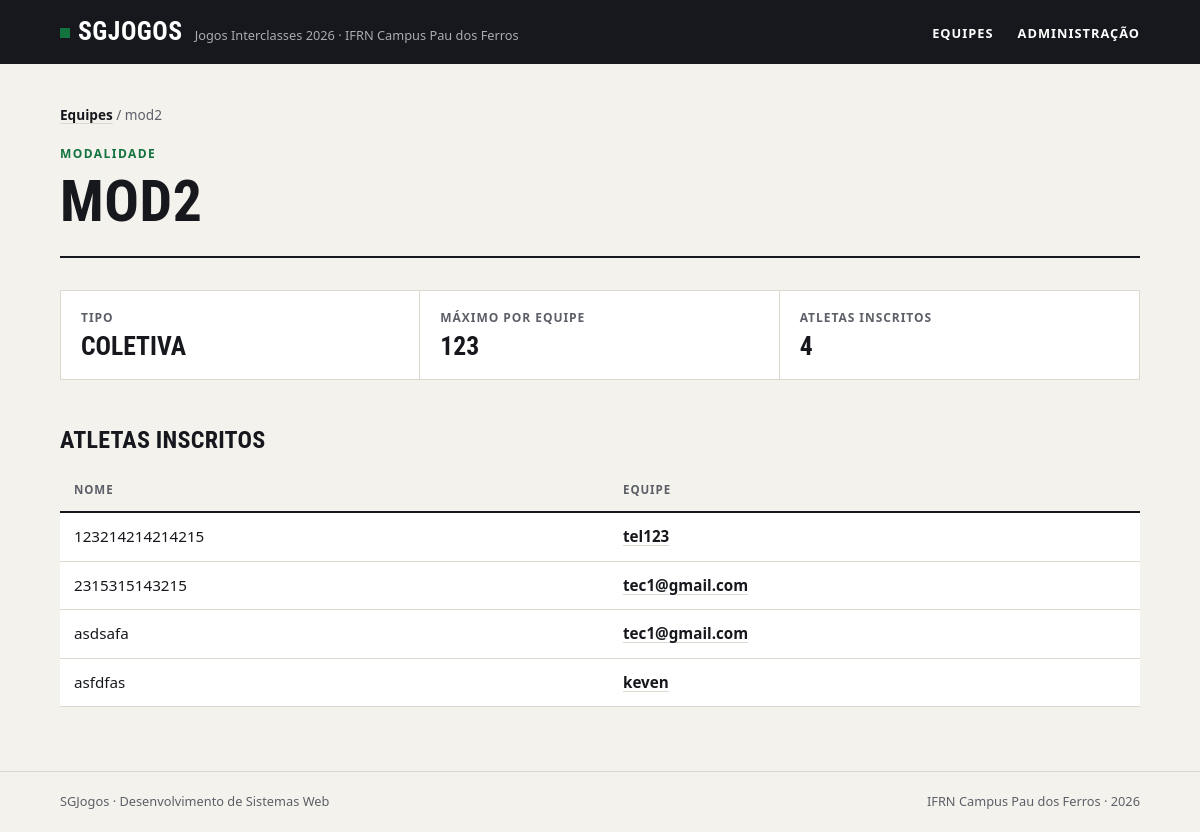
The app's page /modalidades/2 with its own data.
### jogos/models.py (models this page shows, shortened)
class Modalidade(models.Model):
    nome = models.CharField(max_length=50, unique=True)
    modalidade_tipo = {
        "COLETIVA": "Coletiva",
        "INDIVIDUAL": "Individual"
    }
    tipo = models.CharField(
        max_length=30,
        choices=modalidade_tipo,
        default=modalidade_tipo["COLETIVA"]
    )
    max_atletas = models.PositiveIntegerField()
    class Meta:
         verbose_name = "modalidade"
         verbose_name_plural = "modalidades"
         ordering = ["nome"]

class Atleta(models.Model):
    nome = models.CharField(max_length=50)
    matricula = models.CharField(max_length=50, unique=True)
    data_nascimento = models.DateField()
    equipe = models.ForeignKey(Equipe, on_delete=models.PROTECT, related_name="atletas")
    modalidade = models.ManyToManyField(Modalidade, related_name="atletas")
    class Meta:
        verbose_name = "atleta"
        verbose_name_plural = "atletas"
        ordering = ["nome"]

class Equipe(models.Model):
    nome = models.CharField(max_length=50, unique=True)
    curso = models.CharField(max_length=50)
    cor = models.CharField(max_length=50)
    criado_em = models.DateTimeField(auto_created=True)
    class Meta:
        verbose_name = "equipe"
        verbose_name_plural = "equipes"
        ordering = ["nome"]

### jogos/views.py (the view)
# urls.py: path("modalidades/<int:id>", modalidade, name="modalidade")
def modalidade(req, id):
    modalidade_obj = get_object_or_404(Modalidade, id=id)
    return render(req, "jogos/modalidade.html", {"modalidade": modalidade_obj})

### jogos/templates/jogos/modalidade.html (shortened to what this page needs)
{% extends "jogos/base.html" %}
{% block main %}
        <nav class="trilha"><a href="{% url 'jogos:index' %}">Equipes</a> / {{modalidade.nome}}</nav>
        <header class="topo">
            <span class="sobretitulo">Modalidade</span>
            <h1>{{modalidade.nome}}</h1>
        </header>
        <dl class="numeros">
            <div>
                <dt>Tipo</dt>
                <dd>{{modalidade.tipo}}</dd>
            </div>
            <div>
                <dt>Máximo por equipe</dt>
                <dd>{{modalidade.max_atletas}}</dd>
            </div>
            <div>
                <dt>Atletas inscritos</dt>
                <dd>{{modalidade.atletas.count}}</dd>
            </div>
        </dl>
        <h2>Atletas inscritos</h2>
        <div class="tabela">
            <table>
                <thead>
                    <tr>
                        <th>Nome</th>
                        <th>Equipe</th>
                    </tr>
                </thead>
                <tbody>
                    {% for atleta in modalidade.atletas.all%}
                    <tr>
                        <td>{{atleta.nome}}</td>
                        <td><a href="{% url "jogos:equipe" id=atleta.equipe.id %}"> {{atleta.equipe.nome}} </a></td>
                    </tr>
                    {% empty%}
                    <tr><td class="vazio" colspan="2">Nenhum atleta inscrito nesta modalidade.</td></tr>
                    {% endfor %}
                </tbody>
            </table>
        </div>
{% endblock %}

### jogos/static/style/style.css (style rules this page uses)
:root { --papel: #f4f2ed; --branco: #ffffff; --tinta: #16181d; --tinta-suave: #5c5f67; --linha: #dcd8ce; --verde: #12733f; --verde-claro: #e2efe6; --fonte-texto: system-ui, -apple-system, "Segoe UI", Roboto, Ubuntu, "Helvetica Neue", Arial, sans-serif; --fonte-titulo: "Bahnschrift SemiCondensed", "Bahnschrift", "Avenir Next Condensed", "Roboto Condensed", "Ubuntu Condensed", "Arial Narrow", var(--fonte-texto); }
*, *::before, *::after { box-sizing: border-box; }
* { margin: 0; padding: 0; }
body { min-height: 100vh; display: flex; flex-direction: column; background: var(--papel); color: var(--tinta); font-family: var(--fonte-texto); font-size: 1rem; line-height: 1.55; -webkit-font-smoothing: antialiased; }
a { color: inherit; }
h1, h2, h3 { font-family: var(--fonte-titulo); font-stretch: condensed; font-weight: 700; line-height: 1.05; text-transform: uppercase; letter-spacing: 0.01em; }
.topo { padding-bottom: 24px; margin-bottom: 32px; border-bottom: 2px solid var(--tinta); }
.sobretitulo { display: block; margin-bottom: 8px; color: var(--verde); font-size: 0.75rem; font-weight: 700; letter-spacing: 0.12em; text-transform: uppercase; }
h1 { font-size: clamp(2.2rem, 6vw, 3.6rem); }
h2 { margin: 48px 0 16px; font-size: 1.5rem; }
.trilha { margin-bottom: 20px; color: var(--tinta-suave); font-size: 0.85rem; }
.trilha a { color: var(--tinta); font-weight: 600; text-decoration-color: var(--linha); text-underline-offset: 3px; }
.numeros { display: grid; grid-template-columns: repeat(auto-fit, minmax(180px, 1fr)); border: 1px solid var(--linha); background: var(--branco); }
.numeros div { padding: 18px 20px; border-right: 1px solid var(--linha); }
.numeros div:last-child { border-right: none; }
.numeros dt { color: var(--tinta-suave); font-size: 0.75rem; font-weight: 700; letter-spacing: 0.08em; text-transform: uppercase; }
.numeros dd { margin-top: 4px; font-family: var(--fonte-titulo); font-stretch: condensed; font-size: 1.6rem; font-weight: 700; line-height: 1.15; font-variant-numeric: tabular-nums; overflow-wrap: anywhere; }
.tabela { overflow-x: auto; }
table { width: 100%; border-collapse: collapse; background: var(--branco); font-size: 0.95rem; font-variant-numeric: tabular-nums; }
th, td { padding: 12px 14px; border-bottom: 1px solid var(--linha); text-align: left; vertical-align: top; }
th { border-bottom: 2px solid var(--tinta); background: var(--papel); color: var(--tinta-suave); font-size: 0.72rem; font-weight: 700; letter-spacing: 0.08em; text-transform: uppercase; }
td a { font-weight: 600; text-decoration-color: var(--linha); text-underline-offset: 3px; }

### records on screen
Modalidade: nome "mod2", nome "MOD2", tipo "COLETIVA", max_atletas "123", atletas.count "4"
Atleta: nome "123214214214215", equipe.nome "tel123"
Atleta: nome "2315315143215", equipe.nome "tec1@gmail.com"
Atleta: nome "asdsafa", equipe.nome "tec1@gmail.com"
Atleta: nome "asfdfas", equipe.nome "keven"
